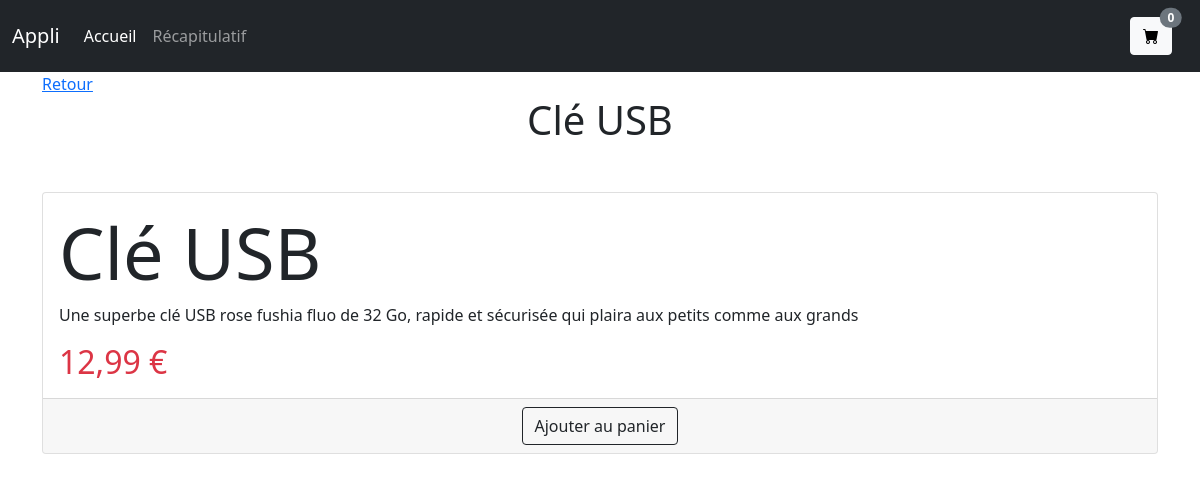
Page /product.php?produit=1 on the committed database.
### tables this page shows
CREATE TABLE `product` (
  `id` int(11) NOT NULL,
  `name` varchar(255) NOT NULL,
  `description` text NOT NULL,
  `price` float NOT NULL
);

### db-functions.php (called while the page is built, shortened)
<?php
function connexion() {
    $options = [
        \PDO::ATTR_ERRMODE            => \PDO::ERRMODE_EXCEPTION,
        \PDO::ATTR_DEFAULT_FETCH_MODE => \PDO::FETCH_ASSOC,
        \PDO::MYSQL_ATTR_INIT_COMMAND   => 'SET NAMES utf8',
    ];
    try {
        $bdd = new PDO ('mysql:host=localhost; dbname=store; charset=utf8', 'root', '', $options);
        return $bdd;
    } catch (PDOException $e) {
        throw new PDOException($e->getMessage(), (int)$e->getCode());
    }
}
function findOneById($id) {
    $reponse = connexion()->query("SELECT * FROM product WHERE id='".$id."'");
	return $reponse -> fetch(PDO::FETCH_ASSOC);
}

### product.php (the view, shortened to what this page needs)
<?php
require 'db-functions.php';
if(isset($_GET['produit'])) {
    $product=findOneById($_GET['produit']);
}
?>
<!DOCTYPE html>
<html lang="en">
<head>
    <link href="https://cdn.jsdelivr.net/npm/bootstrap@5.1.3/dist/css/bootstrap.min.css" rel="stylesheet"
>
    <link rel="stylesheet" href="https://cdn.jsdelivr.net/npm/bootstrap-icons@1.8.1/font/bootstrap-icons.css">
</head>
<body>
    <nav class="navbar navbar-expand-md navbar-dark bg-dark py-3">
        <div class="container-fluid">
            <a class="navbar-brand" href="#">Appli</a>
            <div class="collapse navbar-collapse" id="navbarSupportedContent">
                <ul class="navbar-nav me-auto">
                    <li class="nav-item">
                        <a class="nav-link active" aria-current="page" href="index.php">Accueil</a>
                    </li>
                    <li class="nav-item">
                        <a class="nav-link" href="recap.php">Récapitulatif</a>
                    </li>
                </ul>
                <ul class="navbar-nav ms-auto me-3">
                    <li class="nav-item">
                        <a type="button" class="btn btn-light position-relative" href="recap.php">
                            <i class="bi bi-cart-fill"></i>
                            <span
                                class="position-absolute top-0 start-100 translate-middle badge rounded-pill bg-secondary">
                                <?php
                                if(isset($_SESSION['products'])) {
                                    echo count($_SESSION['products']);
                                } else {
                                    echo '0';
                                }
                                ?>
                            </span>
                        </a>
                    </li>
                </ul>
            </div>
        </div>
    </nav>
    <div class="container">
        <a href="index.php">Retour</a>
        <h1 class="text-center"><?=$product['name']?></h1>
        <div class="row mt-5">
            <div class="col-12">
                <div class="card">
                    <div class="card-body">
                        <h5 class="card-title display-2"><?=$product['name']?></h5>
                        <p class="card-text"><?=$product['description']?></p>
                        <p class="card-text h2 text-danger"><?=number_format($product['price'], 2, ",", "&nbsp;")."&nbsp;€"?></p>
                    </div>
                    <div class="card-footer text-center">
                        <a href="traitement.php?action=addCart&id=<?=$product['id']?>" type="button" class="btn btn-outline-dark">Ajouter au panier</a>
                    </div>
                </div>
            </div>
        </div>
    </div>
</body>
</html>

### rows in the picture
product: name "Clé USB", description "Une superbe clé USB rose fushia fluo de 32 Go, rapide et sécurisée qui plaira aux petits comme aux grands", price "12,99"
